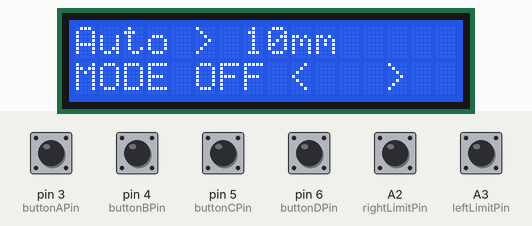
This sketch was run on a simulated Arduino Uno, built with avr-gcc and run on an emulated ATmega328P. Parts: 16×2 character LCD. Inputs (shaded band) come from the test bench; at power-on: A2 (rightLimitPin), A3 (leftLimitPin), pin 3 (buttonAPin), pin 4 (buttonBPin), pin 5 (buttonCPin), pin 6 (buttonDPin) HIGH. EEPROM starts erased; what the sketch prints to the serial monitor is not drawn.

Above: at 2.0 s.
2.4 s: pin 3 (buttonAPin) pulled LOW for 0.15 s
At 3.2 s:
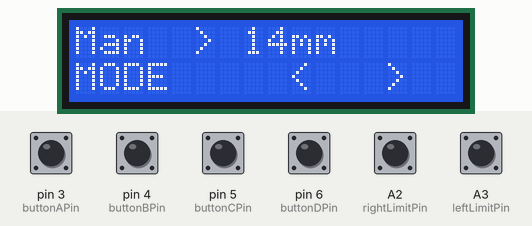
4.2 s: pin 5 (buttonCPin) pulled LOW for 1 s
At 5.9 s:
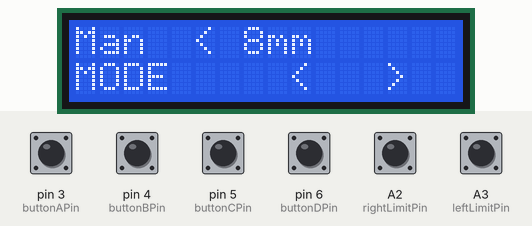
6.9 s: pin 3 (buttonAPin) pulled LOW for 1 s
At 8.2 s:
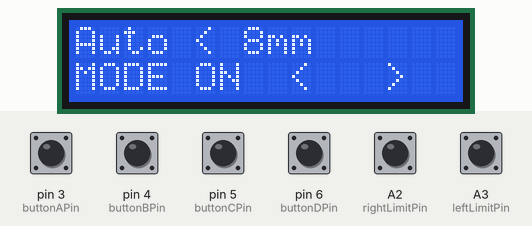
9.6 s: pin 4 (buttonBPin) pulled LOW for 0.15 s
At 10.2 s:
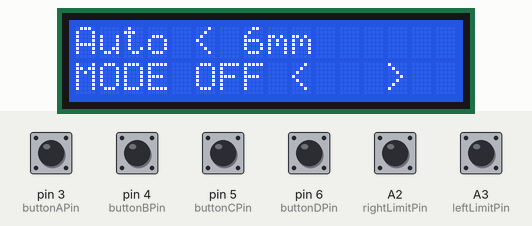
12.7 s: pin 6 (buttonDPin) pulled LOW for 0.15 s
At 13.46 s:
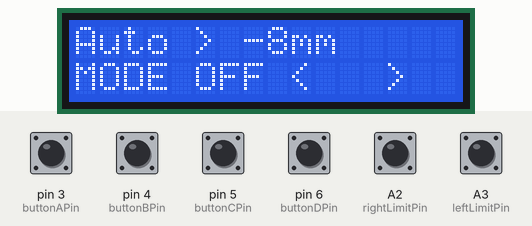
14.7 s: pin 4 (buttonBPin) pulled LOW for 1 s
At 16.7 s:
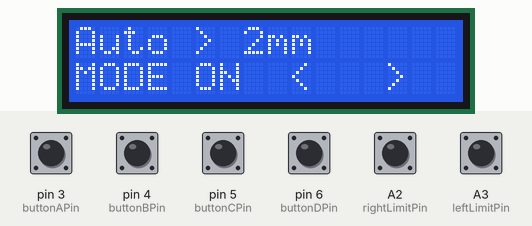
Timing chart, 0 to 18.2 s (numbered marks = the images above; inputs shaded):
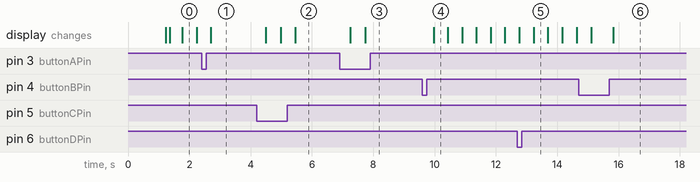

Measured:
- after the input at 2.4 s, the display: changes after 0.30 s (image 1)
- after the input at 4.2 s, the display: first changes after 0.30 s (image 2 shows a later state)
- after the input at 6.9 s, the display: first changes after 0.35 s (image 3 shows a later state)
- after the input at 9.6 s, the display: changes after 0.37 s (image 4)
- after the input at 12.7 s, the display: first differs from a run without the input after 0.53 s (image 5)
- after the input at 14.7 s, the display: first changes after 0.41 s (image 6 shows a later state)
- what the display in image 0 shows lasts 0.4 s, from 1.8 s to 2.2 s

The sketch:

bb420_objectTest.ino
```cpp
#include <EEPROM.h>
#include <Wire.h>
#include <LCD.h>
#include <LiquidCrystal_I2C.h> // includes the LiquidCrystal Library
#include "bb420_headers.h"
LiquidCrystal_I2C  lcd(0x3F,2,1,0,4,5,6,7); // 0x27 is the I2C bus address for an unmodified backpack

// Stepper Pins
#define stepPin 8
#define dirPin 7
#define enablePin 9
#define mode0Pin 12
#define mode1Pin 11
#define mode2Pin 10

//Button Pins
#define buttonAPin 3
#define buttonBPin 4
#define buttonCPin 5
#define buttonDPin 6

//Limit Pins
#define leftLimitPin  A3
#define rightLimitPin  A2

//Defaults
#define DEF_SPEED  300
#define DEF_DIR    0
#define DEF_DELAY  30


Controller mainControl(buttonAPin, buttonBPin, buttonCPin, buttonDPin, leftLimitPin, rightLimitPin, DEF_SPEED, DEF_DIR, DEF_DELAY);

// LCD vars
String LCDbuffer0 = "";
String LCDbuffer1 = "";
int frameCount = 0;

// Memory vars
int defaultAutoSpeed = 314;
int defaultManSpeed = 312;
unsigned long defaultAutoDelay = 27;
float memoryHash = 99.0f;

struct memoryObject {
  boolean isSet = true;
  float hash = memoryHash;
  int speed;
  unsigned long delay;
};

void setup() {
  //setup Timer1
  cli();
  TCCR1A = 0b00000000;
  TCCR1B = 0b00001001;        // set prescalar to 1
  TIMSK1 |= 0b00000010;       // set for output compare interrupt
  //setMotorSpeed(manSpeed);
  mainControl.motor1.setSpeed(DEF_SPEED);
  sei();                      // enables interrupts. Use cli() to turn them off

  // Setup LCD Module
  lcd.begin(16,2); // Initializes the interface to the LCD screen, and specifies the dimensions (width and height) of the display
  //createChars();
  lcd.setBacklightPin(3,POSITIVE);
  lcd.setBacklight(HIGH);
  lcd.noCursor();

  Serial.begin(9600);
  mainControl.butA.debug();
  mainControl.butB.debug();
  mainControl.butC.debug();
  mainControl.butD.debug();
  Serial.println("Ready");
  mainControl.motor1.activate();
  mainControl.motor1.setDirection(1);

  checkMemory();
  delay(1000);
  Serial.print("Stored Speed: ");
  Serial.println(getMemory());
  Serial.print("Stored Delay: ");
  Serial.println(getMemoryDelay());

  mainControl.motor1.setSpeed( getMemory() ) ;
  mainControl.BB_timer.delayTime = getMemoryDelay();
}

void loop(){
  frameCount++;

  //mainControl.getButtonStates();
  mainControl.logic();

  // Store new memory if flag set
  if(mainControl.setMemFlag){
    mainControl.setMemFlag = false;
    setMemory( mainControl.motor1.getSpeed(), mainControl.BB_timer.delayTime);
  }
  //mainControl.serialOut();
  //mainControl.motor1.serialOut();

  if(frameCount%1000 == 0){
    // LCD TEST
    String line0 = mainControl.displayLCD0();
    String line1 = mainControl.displayLCD1();
    if( ( LCDbuffer0 != line0 ) || ( LCDbuffer1 != line1 ) ){
      LCDbuffer0 = line0;
      LCDbuffer1 = line1;
      lcd.clear();
      lcd.setCursor(0,0);
      lcd.print( line0 );
      lcd.setCursor(0,1);
      lcd.print( line1 );
    }
  }
}

//
// ---------------------------- Timer --------------------------------------------------
ISR(TIMER1_COMPA_vect) {
  if(mainControl.motor1.isActive() ){
    if(mainControl.motor1.loopCount == 0){
      mainControl.motor1.loopCount = mainControl.motor1.targetLoopCount;
      digitalWrite(stepPin, HIGH);       // Driver only looks for rising edge
      digitalWrite(stepPin, LOW);        //  DigitalWrite executes in 16 us
      if(mainControl.motor1.getDir() == UP){
        mainControl.motor1.pulseCount++;
      }
      else{
        mainControl.motor1.pulseCount--;
      }
    }
    else{
      mainControl.motor1.loopCount-- ;
    }
  }
}

void setMemory(int speedToSet, unsigned long delayToSet){
  int eeAddress = 0; //Move to start
  memoryObject memoryVar;
  EEPROM.get(eeAddress, memoryVar);
  if((speedToSet != memoryVar.speed)||(delayToSet != memoryVar.delay)){
    Serial.print("memory set to: ");
    Serial.println(speedToSet);
    Serial.print("delay set to: ");
    Serial.println(delayToSet);
   //Data to store.
    memoryObject memoryVarToStore;
    memoryVarToStore.isSet = true;
    memoryVarToStore.hash = memoryHash;
    memoryVarToStore.speed = speedToSet;
    memoryVarToStore.delay = delayToSet;
    EEPROM.put(eeAddress, memoryVarToStore);
  }
  else{
    Serial.print("memory not set to: ");
    Serial.println(speedToSet);
    Serial.print("delay not set to: ");
    Serial.println(delayToSet);
  }
}

int getMemory(){
  int eeAddress = 0; //Move to start
  memoryObject memoryVar;
  EEPROM.get(eeAddress, memoryVar);
  return memoryVar.speed;
}

unsigned long getMemoryDelay(){
  int eeAddress = 0; //Move to start
  memoryObject memoryVar;
  EEPROM.get(eeAddress, memoryVar);
  return memoryVar.delay;
}

void checkMemory(){
  int eeAddress = 0;
  memoryObject memoryVar;
  EEPROM.get(eeAddress, memoryVar);
  if(memoryVar.hash != memoryHash){
    memoryObject memoryVarToStore;
    memoryVarToStore.isSet = true;
    memoryVarToStore.hash = memoryHash;
    memoryVarToStore.speed = defaultAutoSpeed;
    memoryVarToStore.delay = defaultAutoDelay;
    eeAddress = 0;
    EEPROM.put(eeAddress, memoryVarToStore);
  }
}
```

bb420_headers.cpp
```cpp
#include <Arduino.h>
#include "bb420_headers.h"

//*********************************************************************
// Motor Methods
Motor::Motor () {
  speed     = 300;
  direction = 0;
  active = false;
  position = 0;
}

Motor::Motor (long initSpeed, int initDirection) {
  speed     = initSpeed;
  direction = initDirection;
}

int Motor::setSpeed(int newSpeed){
  speed = newSpeed;
  long timerCount = 16000000/newSpeed - 1;
  if(timerCount < 65536){
    loopCount = 0;
    targetLoopCount = loopCount;
    OCR1A = timerCount;
  }
  else{
    loopCount = floor(timerCount / 65535);
    targetLoopCount = loopCount;
    OCR1A = round(timerCount / (loopCount+1));
  }
  return speed;
}

int Motor::setDirection(int newDirection){
  direction = newDirection;
  return direction;
}

int Motor::setPosition(long newPosition){
  position = newPosition;
  return position;
}

bool Motor::activate(){
  active = true;
  return active;
}

bool Motor::deactivate(){
  active = false;
  return active;
}

bool Motor::serialOut(){
  Serial.print("Active: ");
  Serial.print(active ? "true" : "false");
  Serial.print(" speed: ");
  Serial.print(speed);
  Serial.print(" direction: ");
  Serial.print(direction);
  Serial.print(" pulseCount: ");
  Serial.print(pulseCount);
  Serial.print(" position ");
  Serial.println(position);
}

//*********************************************************************
// Button Methods
Button::Button () {
  s = HIGH;
}

Button::Button (int buttonPin) {
  pin = buttonPin;
  pinMode(pin, INPUT_PULLUP);
  s = HIGH;
}

bool Button::buttonInit (int buttonPin) {
  pin = buttonPin;
  pinMode(pin, INPUT_PULLUP);
  s = HIGH;
  return true;
}

bool Button::debug () {
  Serial.print("Button pin: ");
  Serial.println(pin);
}

bool Button::updateButton(){
  int currentState = digitalRead(pin);
  if(currentState != lastState){
    debounceTimer = millis();
  }
  if(millis()-debounceTimer > debounceDelay){
    if(currentState != s){
      s = currentState;
    }
  }
  lastState = currentState;

  // Repeat delay code
  if(s==LOW){
    if(reset){
      reset = false;
      pressedTime = millis();
      return true;
    }
    else if((millis()-pressedTime)>BUT_DELAY){
      pressedTime += BUT_REPEAT;
      return true;
    }

  }
  if(s==HIGH){
    reset = true;
  }
  return false;
}

//*********************************************************************
// Controller Methods

Controller::Controller (int A, int B, int C, int D, int L1, int L2, int speed, int direction, unsigned long d) {
  mode = 0;
  butA.buttonInit(A);
  butB.buttonInit(B);
  butC.buttonInit(C);
  butD.buttonInit(D);
  limit1.buttonInit(L1);
  limit2.buttonInit(L2);
  motor1.setSpeed(speed);
  motor1.setDirection(direction);
  BB_timer.delayActive = false;
  BB_timer.delayStart = millis();
  BB_timer.delayTime = d;
}

bool Controller::getButtonStates() {
  Serial.print("ButtonStates: ");
  if(butA.updateButton()){
    Serial.print("A");
  }
  if(butB.updateButton()){
    Serial.print("B");
  }
  if(butC.updateButton()){
    Serial.print("C");
  }
  if(butD.updateButton()){
    Serial.print("D");
  }
  Serial.println("");
  return true;
}

int Controller::nextMode(){
  //Serial.println("Next");
  if(mode == MAX_MODES){
    mode = 0;
  }
  else{
    mode++;
  }
  //Serial.println(mode);
  return mode;
}

bool Controller::logic(){
  bool A = butA.updateButton();
  bool B = butB.updateButton();
  bool C = butC.updateButton();
  bool D = butD.updateButton();
  bool L1 = limit1.updateButton();
  bool L2 = limit2.updateButton();
  int Astate = butA.state();
  int Bstate = butB.state();
  int Cstate = butC.state();
  int Dstate = butD.state();
  int L1state = limit1.state();
  int L2state = limit2.state();

  if(mode != MODE_AUTO){
    motor1.deactivate();
  }
  if(A){
    nextMode();
    if(mode == MODE_DELAY){
      delayNew = BB_timer.delayTime;
      delayDirty = false;
    }
    if(mode == MODE_SPEED){
      speedNew = motor1.getSpeed();
      speedDirty = false;
    }
  }


  // Menus
  // Auto
  if(mode == MODE_AUTO){
    if(B){
      if( motor1.isActive() ){
        motor1.deactivate();
      }
      else{
        motor1.activate();
      }
    }
    if(C){
      motor1.setDirection(0);
    }
    if(D){
      motor1.setDirection(1);
    }
  }
  // Manual
  else if(mode == MODE_MAN){
    if(B){

    }
    if(Cstate == LOW){
      motor1.setDirection(0);
      motor1.activate();
    }
    if(Dstate == LOW){
      motor1.setDirection(1);
      motor1.activate();
    }
  }
  // Speed
  else if(mode == MODE_SPEED){
    if(B && speedDirty){
      speedDirty = false;
      motor1.setSpeed( speedNew );
      setMemFlag = true;
    }
    if(C){
      speedNew--;
      speedDirty = true;
    }
    if(D){
      speedNew++;
      speedDirty = true;
    }
  }
  // Delay
  else if(mode == MODE_DELAY){
    if(B && delayDirty){
      delayDirty = false;
      BB_timer.delayTime = delayNew;
      setMemFlag = true;
    }
    if(C){
      delayNew--;
      delayDirty = true;
    }
    if(D){
      delayNew++;
      delayDirty = true;
    }
  }
  return true;
}

bool Controller::serialOut(){
  String output;
  if(mode == MODE_AUTO){
    output = "Auto: ";
  }
  if(mode == MODE_MAN){
    output = "Manual";
  }
  Serial.print("Mode: ");
  Serial.println(output);
}

String Controller::displayLCD0(){
 String output;
  if(mode == MODE_AUTO){
    output = "Auto ";
    output += motor1.getDir() ? ">" : "<";
    output += " " + String(motor1.getPosinMM()) + "mm";
  }
  if(mode == MODE_MAN){
    output = "Man  ";
    output += motor1.getDir() ? ">" : "<";
    output += " " + String(motor1.getPosinMM()) + "mm";
  }
  if(mode == MODE_SPEED){
    output = "Speed: ";
    output += (String)speedNew;
  }
  if(mode == MODE_DELAY){
    output = "Delay: ";
    output += (String)delayNew;
  }
  return output;
}

String Controller::displayLCD1(){
  String output;
  output = "MODE ";
  if(mode == MODE_AUTO){
    output += motor1.isActive() ? "OFF" : "ON ";
    output += " <   >";
  }
  if(mode == MODE_MAN){
    output += "    <   >";
  }
  if(mode == MODE_SPEED){
    output += speedDirty ? "SET " : "    ";
    output += "-   +";
  }
  if(mode == MODE_DELAY){
    output += delayDirty ? "SET " : "    ";
    output += "-   +";
  }

  //output = "test";
  //output = (String)motor1.pulseCount;
  return output;
}

BB420_timer::BB420_timer(){
  delayActive = false;
  delayStart = millis();
  delayTime = 30;
}

bool BB420_timer::delayOn(){
  bool returnValue = false;
  if(delayActive){
    if( (delayStart+(delayTime*1000)) < millis() ){
      returnValue = false;
      delayActive = false;
    }
    else{
      returnValue = true;
    }
  }
  return returnValue;
}

bool BB420_timer::startDelay(){
  delayActive = true;
  delayStart = millis();
  return true;
}
```

bb420_headers.h
```cpp
#define BUT_DELAY   500
#define BUT_REPEAT  50

#define MODE_AUTO   0
#define MODE_MAN    1
#define MODE_SPEED  2
#define MODE_DELAY  3
#define MAX_MODES   3

// Timer Vars
#define UP  1
#define DOWN  0

class Motor {
  public:
    Motor();
    Motor(long initSpeed, int initDirection);
    bool          serialOut();
    bool          isActive() {return active;}
    int           getPos() {return position;}
    int           getSpeed() {return speed;}
    int           getPosinMM(){return (float)pulseCount * 0.02f;};
    int           getDir() {return direction;}
    int           setSpeed(int newSpeed);
    int           setDirection(int newDirection);
    int           setPosition(long newPosition);
    bool          activate();
    bool          deactivate();
    volatile long pulseCount = 0;
    volatile int  loopCount = 0;
    int           targetLoopCount = 0;
    protected:
    int speed = 300;
    int  direction = 0;
    bool active = false;
    int position = 0;
};

class Button {
  public:
    Button();
    Button(int buttonPin);
    int state() {return s;}
    bool updateButton();
    bool reset = true;
    unsigned long pressedTime = 0;
    bool buttonInit(int buttonPin);
    bool debug();
  protected:
    int s, pin, lastState = HIGH;
    unsigned long debounceTimer = 0, debounceDelay = 50;
};

class BB420_timer {
  public:
    BB420_timer();

    bool delayOn();
    bool startDelay();

    bool delayActive;
    unsigned long delayStart;
    unsigned long delayTime;
  protected:

};

class Controller {
  public:
    Controller(int A, int B, int C, int D, int L1, int L2, int speed, int direction, unsigned long d);

    bool getButtonStates();
    bool logic();
    int nextMode();
    bool serialOut();
    String displayLCD0();
    String displayLCD1();

    Button butA;
    Button butB;
    Button butC;
    Button butD;
    Button limit1;
    Button limit2;
    Motor motor1;
    BB420_timer BB_timer;

    int mode;
    unsigned long delayNew;
    bool delayDirty = false;
    int speedNew;
    boolean speedDirty = false;
    boolean setMemFlag = false;
  protected:
    int state;
};
```
